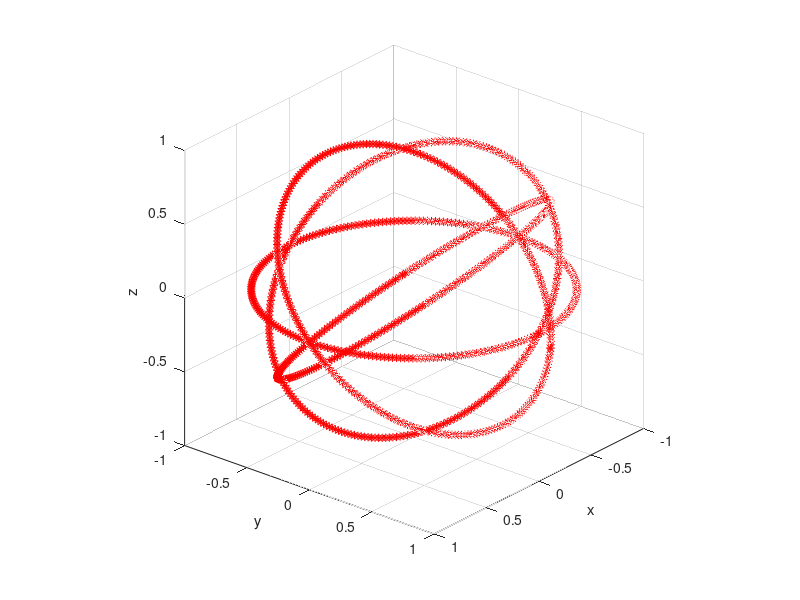

MATLAB code for this plot:
% Generates circular trajectories of a particle, outputting the Cartesian
% position and velocity of the particle.

% Author: Joao Moura
% Edinburgh Centre for Robotics, Edinburgh, UK
% email address: Joao.Moura@ed.ac.uk
% Website: http://www.edinburgh-robotics.org/students/joao-moura
% March 2018; Last revision: 18-Oct-2017

%% User Input
%--------------------------------------------------------------------------
%--------------------------------------------------------------------------
freq = 50; % frequency of the data
tf = 5; % duration of the simulation
centers = {[0;0;0], [0;0;0], [0;0;0], [0;0;0]};
radiuses = {1, 1, 1, 1};
normals = {[0; cosd(45); sind(45)]...
           [cosd(45); 0; sind(45)]...
           [0; -cosd(45); sind(45)]...
           [0; 0; 1]};
%--------------------------------------------------------------------------
%--------------------------------------------------------------------------


%% Generate data
%--------------------------------------------------------------------------
%--------------------------------------------------------------------------
fprintf(1,'Generating data ...\n');
N = tf*freq;
NDem = numel(radiuses);
theta = linspace(0,2*pi,N + 1);
% Initialize cells for storing data:
x = cell(1, NDem); % configurations
u = cell(1, NDem); % actions
t = cell(1, NDem); % configuration data
% Plot
figure(); hold on;
for idx=1:NDem
    % Get geometrix information:
    center = centers{idx};
    radius = radiuses{idx};
    normal = normals{idx};
    % Null space base of the constraint:
    v=null(normal.');
    % Data points:
    points=repmat(center,1,size(theta,2))+radius*(v(:,1)*cos(theta)+v(:,2)*sin(theta));
    % plot result:
    plot3(points(1,:),points(2,:),points(3,:),'*r');
    % Store data points as cell:
    u{idx} = num2cell(diff(points,1,2),1); % save actions: cartesian velocities
    x{idx} = num2cell(points(:,1:end-1),1); % save state: cartesian positions
    t{idx} = num2cell(linspace(0,tf,N),1); % demonstration time
end
% Plot
xlabel('x'); ylabel('y'); zlabel('z');
axis square; grid on; view(130,25);
%--------------------------------------------------------------------------
%--------------------------------------------------------------------------

%% Save data to file
%--------------------------------------------------------------------------
%--------------------------------------------------------------------------
save('data_3D_circles.mat','x','u','t');
%--------------------------------------------------------------------------
%--------------------------------------------------------------------------